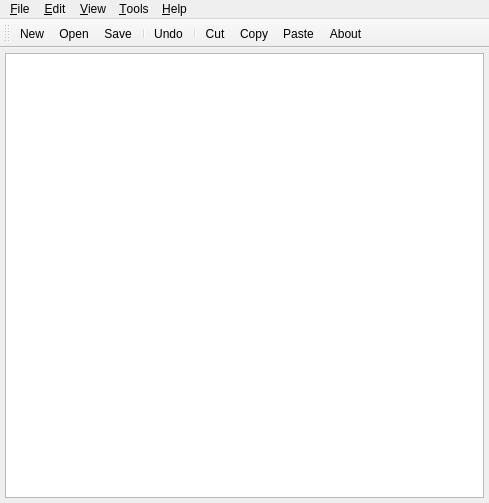
<ui version="4.0" >
 <author>Chris Ryan</author>
 <comment> * Copyright (c) 2002-2007 by OpenMFG, LLC
 *
 * This program is free software; you can redistribute it and/or modify
 * it under the terms of the GNU General Public License as published by
 * the Free Software Foundation; either version 2 of the License, or
 * (at your option) any later version.
 *
 * This program is distributed in the hope that it will be useful,
 * but WITHOUT ANY WARRANTY; without even the implied warranty of
 * MERCHANTABILITY or FITNESS FOR A PARTICULAR PURPOSE.  See the
 * GNU General Public License for more details.
 *
 * You should have received a copy of the GNU General Public License
 * along with this program; if not, write to the Free Software
 * Foundation, Inc., 59 Temple Place, Suite 330, Boston, MA  02111-1307  USA
 *
 * If you do not wish to be bound by the terms of the GNU General Public
 * License, DO NOT USE THIS SOFTWARE.  Please contact OpenMFG, LLC at
 * info@openmfg.com for details on how to purchase a commercial license.</comment>
 <class>MQLEdit</class>
 <widget class="QMainWindow" name="MQLEdit" >
  <property name="geometry" >
   <rect>
    <x>0</x>
    <y>0</y>
    <width>489</width>
    <height>503</height>
   </rect>
  </property>
  <property name="windowTitle" >
   <string>MetaSQL Editor</string>
  </property>
  <widget class="QWidget" name="widget" >
   <layout class="QVBoxLayout" >
    <property name="margin" >
     <number>5</number>
    </property>
    <property name="spacing" >
     <number>6</number>
    </property>
    <item>
     <widget class="QTextEdit" name="_text" >
      <property name="font" >
       <font>
        <family>Courier</family>
        <pointsize>11</pointsize>
        <weight>50</weight>
        <italic>false</italic>
        <bold>false</bold>
        <underline>false</underline>
        <strikeout>false</strikeout>
       </font>
      </property>
     </widget>
    </item>
   </layout>
  </widget>
  <widget class="QToolBar" name="toolBar" >
   <property name="orientation" >
    <enum>Qt::Horizontal</enum>
   </property>
   <attribute name="toolBarArea" >
    <number>4</number>
   </attribute>
   <addaction name="fileNewAction" />
   <addaction name="fileOpenAction" />
   <addaction name="fileSaveAction" />
   <addaction name="separator" />
   <addaction name="editUndoAction" />
   <addaction name="separator" />
   <addaction name="editCutAction" />
   <addaction name="editCopyAction" />
   <addaction name="editPasteAction" />
   <addaction name="helpAboutAction" />
  </widget>
  <widget class="QMenuBar" name="MenuBar" >
   <property name="geometry" >
    <rect>
     <x>0</x>
     <y>0</y>
     <width>489</width>
     <height>29</height>
    </rect>
   </property>
   <widget class="QMenu" name="ToolsMenu" >
    <property name="title" >
     <string>&amp;Tools</string>
    </property>
    <addaction name="toolsParse_QueryAction" />
    <addaction name="toolsExecute_QueryAction" />
   </widget>
   <widget class="QMenu" name="helpMenu" >
    <property name="title" >
     <string>&amp;Help</string>
    </property>
    <addaction name="helpContentsAction" />
    <addaction name="helpIndexAction" />
    <addaction name="separator" />
    <addaction name="helpAboutAction" />
   </widget>
   <widget class="QMenu" name="ViewMenu" >
    <property name="title" >
     <string>&amp;View</string>
    </property>
    <addaction name="viewParameter_ListAction" />
    <addaction name="viewLog_OutputAction" />
    <addaction name="viewResultsAction" />
    <addaction name="viewExecuted_SQLAction" />
   </widget>
   <widget class="QMenu" name="editMenu" >
    <property name="title" >
     <string>&amp;Edit</string>
    </property>
    <addaction name="editUndoAction" />
    <addaction name="editRedoAction" />
    <addaction name="separator" />
    <addaction name="editCutAction" />
    <addaction name="editCopyAction" />
    <addaction name="editPasteAction" />
    <addaction name="separator" />
    <addaction name="editFindAction" />
   </widget>
   <widget class="QMenu" name="fileMenu" >
    <property name="title" >
     <string>&amp;File</string>
    </property>
    <widget class="QMenu" name="popupMenu_6" >
     <property name="title" >
      <string>Database</string>
     </property>
     <addaction name="fileDatabaseConnectAction" />
     <addaction name="fileDatabaseDisconnectAction" />
    </widget>
    <addaction name="fileNewAction" />
    <addaction name="fileOpenAction" />
    <addaction name="fileSaveAction" />
    <addaction name="fileSaveAsAction" />
    <addaction name="separator" />
    <addaction name="popupMenu_6" />
    <addaction name="separator" />
    <addaction name="filePrintAction" />
    <addaction name="separator" />
    <addaction name="fileExitAction" />
   </widget>
   <addaction name="fileMenu" />
   <addaction name="editMenu" />
   <addaction name="ViewMenu" />
   <addaction name="ToolsMenu" />
   <addaction name="helpMenu" />
  </widget>
  <action name="fileNewAction" >
   <property name="icon" >
    <iconset resource="../OpenRPT/images/OpenRPTMetaSQL.qrc" >:/icons/filenew.xpm</iconset>
   </property>
   <property name="text" >
    <string>&amp;New</string>
   </property>
   <property name="iconText" >
    <string>New</string>
   </property>
   <property name="shortcut" >
    <string>Ctrl+N</string>
   </property>
  </action>
  <action name="fileOpenAction" >
   <property name="icon" >
    <iconset resource="../OpenRPT/images/OpenRPTMetaSQL.qrc" >:/icons/fileopen.xpm</iconset>
   </property>
   <property name="text" >
    <string>&amp;Open...</string>
   </property>
   <property name="iconText" >
    <string>Open</string>
   </property>
   <property name="shortcut" >
    <string>Ctrl+O</string>
   </property>
  </action>
  <action name="fileSaveAction" >
   <property name="icon" >
    <iconset resource="../OpenRPT/images/OpenRPTMetaSQL.qrc" >:/icons/filesave.xpm</iconset>
   </property>
   <property name="text" >
    <string>&amp;Save</string>
   </property>
   <property name="iconText" >
    <string>Save</string>
   </property>
   <property name="shortcut" >
    <string>Ctrl+S</string>
   </property>
  </action>
  <action name="fileSaveAsAction" >
   <property name="text" >
    <string>Save &amp;As...</string>
   </property>
   <property name="iconText" >
    <string>Save As</string>
   </property>
   <property name="shortcut" >
    <string/>
   </property>
  </action>
  <action name="filePrintAction" >
   <property name="icon" >
    <iconset resource="../OpenRPT/images/OpenRPTMetaSQL.qrc" >:/icons/fileprint.xpm</iconset>
   </property>
   <property name="text" >
    <string>&amp;Print...</string>
   </property>
   <property name="iconText" >
    <string>Print</string>
   </property>
   <property name="shortcut" >
    <string>Ctrl+P</string>
   </property>
  </action>
  <action name="fileExitAction" >
   <property name="text" >
    <string>E&amp;xit</string>
   </property>
   <property name="iconText" >
    <string>Exit</string>
   </property>
   <property name="shortcut" >
    <string/>
   </property>
  </action>
  <action name="editUndoAction" >
   <property name="icon" >
    <iconset resource="../OpenRPT/images/OpenRPTMetaSQL.qrc" >:/icons/editundo.xpm</iconset>
   </property>
   <property name="text" >
    <string>&amp;Undo</string>
   </property>
   <property name="iconText" >
    <string>Undo</string>
   </property>
   <property name="shortcut" >
    <string>Ctrl+Z</string>
   </property>
  </action>
  <action name="editRedoAction" >
   <property name="text" >
    <string>&amp;Redo</string>
   </property>
   <property name="iconText" >
    <string>Redo</string>
   </property>
   <property name="shortcut" >
    <string>Ctrl+Y</string>
   </property>
  </action>
  <action name="editCutAction" >
   <property name="icon" >
    <iconset resource="../OpenRPT/images/OpenRPTMetaSQL.qrc" >:/icons/editcut.xpm</iconset>
   </property>
   <property name="text" >
    <string>&amp;Cut</string>
   </property>
   <property name="iconText" >
    <string>Cut</string>
   </property>
   <property name="shortcut" >
    <string>Ctrl+X</string>
   </property>
  </action>
  <action name="editCopyAction" >
   <property name="icon" >
    <iconset resource="../OpenRPT/images/OpenRPTMetaSQL.qrc" >:/icons/editcopy.xpm</iconset>
   </property>
   <property name="text" >
    <string>C&amp;opy</string>
   </property>
   <property name="iconText" >
    <string>Copy</string>
   </property>
   <property name="shortcut" >
    <string>Ctrl+C</string>
   </property>
  </action>
  <action name="editPasteAction" >
   <property name="icon" >
    <iconset resource="../OpenRPT/images/OpenRPTMetaSQL.qrc" >:/icons/editpaste.xpm</iconset>
   </property>
   <property name="text" >
    <string>&amp;Paste</string>
   </property>
   <property name="iconText" >
    <string>Paste</string>
   </property>
   <property name="shortcut" >
    <string>Ctrl+V</string>
   </property>
  </action>
  <action name="editFindAction" >
   <property name="icon" >
    <iconset>image9</iconset>
   </property>
   <property name="text" >
    <string>&amp;Find...</string>
   </property>
   <property name="iconText" >
    <string>Find</string>
   </property>
   <property name="shortcut" >
    <string>Ctrl+F</string>
   </property>
  </action>
  <action name="helpContentsAction" >
   <property name="text" >
    <string>&amp;Contents...</string>
   </property>
   <property name="iconText" >
    <string>Contents</string>
   </property>
   <property name="shortcut" >
    <string/>
   </property>
  </action>
  <action name="helpIndexAction" >
   <property name="text" >
    <string>&amp;Index...</string>
   </property>
   <property name="iconText" >
    <string>Index</string>
   </property>
   <property name="shortcut" >
    <string/>
   </property>
  </action>
  <action name="helpAboutAction" >
   <property name="text" >
    <string>&amp;About</string>
   </property>
   <property name="iconText" >
    <string>About</string>
   </property>
   <property name="shortcut" >
    <string/>
   </property>
  </action>
  <action name="fileDatabaseAction" >
   <property name="text" >
    <string>Database</string>
   </property>
   <property name="iconText" >
    <string>Database</string>
   </property>
  </action>
  <action name="fileDatabaseConnectAction" >
   <property name="text" >
    <string>Connect...</string>
   </property>
   <property name="iconText" >
    <string>Connect...</string>
   </property>
  </action>
  <action name="fileDatabaseDisconnectAction" >
   <property name="text" >
    <string>Disconnect</string>
   </property>
   <property name="iconText" >
    <string>Disconnect</string>
   </property>
  </action>
  <action name="fileUnnamedAction" >
   <property name="text" >
    <string>Unnamed</string>
   </property>
   <property name="iconText" >
    <string>Unnamed</string>
   </property>
  </action>
  <action name="viewParameter_ListAction" >
   <property name="text" >
    <string>Parameter List...</string>
   </property>
   <property name="iconText" >
    <string>Parameter List...</string>
   </property>
  </action>
  <action name="viewLog_OutputAction" >
   <property name="text" >
    <string>Log Output...</string>
   </property>
   <property name="iconText" >
    <string>Log Output...</string>
   </property>
  </action>
  <action name="viewResultsAction" >
   <property name="text" >
    <string>Results...</string>
   </property>
   <property name="iconText" >
    <string>Results...</string>
   </property>
  </action>
  <action name="toolsParse_QueryAction" >
   <property name="text" >
    <string>Parse Query</string>
   </property>
   <property name="iconText" >
    <string>Parse Query</string>
   </property>
  </action>
  <action name="toolsExecute_QueryAction" >
   <property name="text" >
    <string>Execute Query</string>
   </property>
   <property name="iconText" >
    <string>Execute Query</string>
   </property>
  </action>
  <action name="viewExecuted_SQLAction" >
   <property name="text" >
    <string>Executed SQL...</string>
   </property>
   <property name="iconText" >
    <string>Executed SQL...</string>
   </property>
  </action>
 </widget>
 <layoutdefault spacing="6" margin="0" />
 <resources>
  <include location="../OpenRPT/images/OpenRPTMetaSQL.qrc" />
 </resources>
 <connections>
  <connection>
   <sender>editUndoAction</sender>
   <signal>activated()</signal>
   <receiver>_text</receiver>
   <slot>undo()</slot>
   <hints>
    <hint type="sourcelabel" >
     <x>-1</x>
     <y>-1</y>
    </hint>
    <hint type="destinationlabel" >
     <x>20</x>
     <y>20</y>
    </hint>
   </hints>
  </connection>
  <connection>
   <sender>editRedoAction</sender>
   <signal>activated()</signal>
   <receiver>_text</receiver>
   <slot>redo()</slot>
   <hints>
    <hint type="sourcelabel" >
     <x>-1</x>
     <y>-1</y>
    </hint>
    <hint type="destinationlabel" >
     <x>20</x>
     <y>20</y>
    </hint>
   </hints>
  </connection>
  <connection>
   <sender>editCutAction</sender>
   <signal>activated()</signal>
   <receiver>_text</receiver>
   <slot>cut()</slot>
   <hints>
    <hint type="sourcelabel" >
     <x>-1</x>
     <y>-1</y>
    </hint>
    <hint type="destinationlabel" >
     <x>20</x>
     <y>20</y>
    </hint>
   </hints>
  </connection>
  <connection>
   <sender>editCopyAction</sender>
   <signal>activated()</signal>
   <receiver>_text</receiver>
   <slot>copy()</slot>
   <hints>
    <hint type="sourcelabel" >
     <x>-1</x>
     <y>-1</y>
    </hint>
    <hint type="destinationlabel" >
     <x>20</x>
     <y>20</y>
    </hint>
   </hints>
  </connection>
  <connection>
   <sender>editPasteAction</sender>
   <signal>activated()</signal>
   <receiver>_text</receiver>
   <slot>paste()</slot>
   <hints>
    <hint type="sourcelabel" >
     <x>-1</x>
     <y>-1</y>
    </hint>
    <hint type="destinationlabel" >
     <x>20</x>
     <y>20</y>
    </hint>
   </hints>
  </connection>
 </connections>
</ui>
